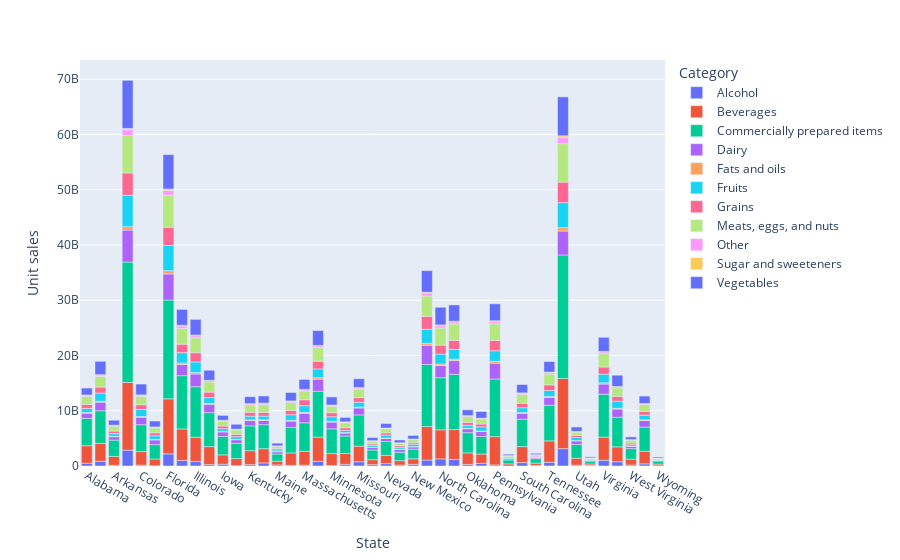

Write notebook code for a chart like this one.
### Code cell
px.bar(sale_data, x='State', y='Unit sales', color='Category')

### Figure 1 — Plotly figure (JSON) as saved in the notebook; plotly's stock layout.template omitted (floating-point values rounded to 4 significant figures)
{"data": [{"alignmentgroup": "True", "hovertemplate": "Category=Alcohol<br>State=%{x}<br>Unit sales=%{y}<extra></extra>", "legendgroup": "Alcohol", "marker": {"color": "#636efa", "pattern": {"shape": ""}}, "name": "Alcohol", "offsetgroup": "Alcohol", "orientation": "v", "showlegend": true, "textposition": "auto", "type": "bar", "x": ["Alabama", "Arizona", "Arkansas", "California", "Colorado", "Connecticut", "Florida", "Georgia", "Illinois", "Indiana", "Iowa", "Kansas", "Kentucky", "Louisiana", "Maine", "Maryland", "Massachusetts", "Michigan", "Minnesota", "Mississippi", "Missouri", "Nebraska", "Nevada", "New Hampshire", "New Mexico", "New York", "North Carolina", "Ohio", "Oklahoma", "Oregon", "Pennsylvania", "Rhode Island", "South Carolina", "South Dakota", "Tennessee", "Texas", "Utah", "Vermont", "Virginia", "Washington", "West Virginia", "Wisconsin", "Wyoming"], "xaxis": "x", "y": [490844183, 847932521, 131401299, 2872267229, 169116913, 34807843, 2198949680, 1007969889, 812125629, 261555749, 319182650, 62256095, 255827356, 555215630, 193853357, 106124842, 160330826, 838306425, 78054157, 310687503, 764007671, 245654011, 434748068, 181612348, 299183769, 1075554787, 1286368988, 1181288740, 287606890, 467440340, 195521797, 1038249, 619300016, 105525075, 684298675, 3144713874, 153630722, 97687129, 1048078985, 776616782, 181158522, 392700080, 28965128], "yaxis": "y"}, {"alignmentgroup": "True", "hovertemplate": "Category=Beverages<br>State=%{x}<br>Unit sales=%{y}<extra></extra>", "legendgroup": "Beverages", "marker": {"color": "#EF553B", "pattern": {"shape": ""}}, "name": "Beverages", "offsetgroup": "Beverages", "orientation": "v", "showlegend": true, "textposition": "auto", "type": "bar", "x": ["Alabama", "Arizona", "Arkansas", "California", "Colorado", "Connecticut", "Florida", "Georgia", "Illinois", "Indiana", "Iowa", "Kansas", "Kentucky", "Louisiana", "Maine", "Maryland", "Massachusetts", "Michigan", "Minnesota", "Mississippi", "Missouri", "Nebraska", "Nevada", "New Hampshire", "New Mexico", "New York", "North Carolina", "Ohio", "Oklahoma", "Oregon", "Pennsylvania", "Rhode Island", "South Carolina", "South Dakota", "Tennessee", "Texas", "Utah", "Vermont", "Virginia", "Washington", "West Virginia", "Wisconsin", "Wyoming"], "xaxis": "x", "y": [3179999442, 3243184992, 1603249163, 12263090727, 2429090229, 1233567035, 9955890970, 5701105049, 4394402287, 3241030897, 1697325416, 1284758371, 2522159410, 2572899370, 684694877, 2257735050, 2487153848, 4397786783, 2166314316, 1956123230, 2829740864, 893658422, 1494839624, 782362956, 1000511620, 6059418219, 5264638162, 5397940126, 2084121408, 1691280739, 5120242154, 375114759, 2895097572, 414510792, 3864735033, 12704310169, 1262123042, 270041356, 4174764547, 2691420282, 1065231073, 2273342192, 317514858], "yaxis": "y"}, {"alignmentgroup": "True", "hovertemplate": "Category=Commercially prepared items<br>State=%{x}<br>Unit sales=%{y}<extra></extra>", "legendgroup": "Commercially prepared items", "marker": {"color": "#00cc96", "pattern": {"shape": ""}}, "name": "Commercially prepared items", "offsetgroup": "Commercially prepared items", "orientation": "v", "showlegend": true, "textposition": "auto", "type": "bar", "x": ["Alabama", "Arizona", "Arkansas", "California", "Colorado", "Connecticut", "Florida", "Georgia", "Illinois", "Indiana", "Iowa", "Kansas", "Kentucky", "Louisiana", "Maine", "Maryland", "Massachusetts", "Michigan", "Minnesota", "Mississippi", "Missouri", "Nebraska", "Nevada", "New Hampshire", "New Mexico", "New York", "North Carolina", "Ohio", "Oklahoma", "Oregon", "Pennsylvania", "Rhode Island", "South Carolina", "South Dakota", "Tennessee", "Texas", "Utah", "Vermont", "Virginia", "Washington", "West Virginia", "Wisconsin", "Wyoming"], "xaxis": "x", "y": [4957565297, 5905029536, 2950278369, 21770429841, 4877220177, 2595947282, 17880231359, 9639203442, 9139232712, 6154627744, 3338712821, 2744750293, 4481682873, 4354685508, 1298452143, 4611521595, 5176226998, 8294147276, 4484014757, 3165662489, 5653178140, 1763451932, 2496012475, 1527843782, 1753784015, 11234107672, 9441329101, 10004311483, 3652005905, 3168007596, 10434485134, 719675651, 4942472830, 804862775, 6435134741, 22340257100, 2464226983, 519026657, 7763938398, 5350608149, 1897705453, 4383077064, 553489582], "yaxis": "y"}, {"alignmentgroup": "True", "hovertemplate": "Category=Dairy<br>State=%{x}<br>Unit sales=%{y}<extra></extra>", "legendgroup": "Dairy", "marker": {"color": "#ab63fa", "pattern": {"shape": ""}}, "name": "Dairy", "offsetgroup": "Dairy", "orientation": "v", "showlegend": true, "textposition": "auto", "type": "bar", "x": ["Alabama", "Arizona", "Arkansas", "California", "Colorado", "Connecticut", "Florida", "Georgia", "Illinois", "Indiana", "Iowa", "Kansas", "Kentucky", "Louisiana", "Maine", "Maryland", "Massachusetts", "Michigan", "Minnesota", "Mississippi", "Missouri", "Nebraska", "Nevada", "New Hampshire", "New Mexico", "New York", "North Carolina", "Ohio", "Oklahoma", "Oregon", "Pennsylvania", "Rhode Island", "South Carolina", "South Dakota", "Tennessee", "Texas", "Utah", "Vermont", "Virginia", "Washington", "West Virginia", "Wisconsin", "Wyoming"], "xaxis": "x", "y": [915865190, 1548569425, 613263911, 5796080414, 1339068142, 849338593, 4722233110, 2011655002, 2306162957, 1495895162, 808369771, 653325100, 962322768, 760442293, 397806606, 1148799376, 1698152025, 2198279106, 1216128001, 528848261, 1253169325, 445210408, 577108890, 501992626, 403997709, 3470963541, 2171669435, 2492026732, 722459710, 908520824, 2864437094, 212517504, 1056246045, 195737719, 1407617768, 4333476085, 661562523, 160662042, 1846857160, 1484974502, 411673007, 1179193062, 142567619], "yaxis": "y"}, {"alignmentgroup": "True", "hovertemplate": "Category=Fats and oils<br>State=%{x}<br>Unit sales=%{y}<extra></extra>", "legendgroup": "Fats and oils", "marker": {"color": "#FFA15A", "pattern": {"shape": ""}}, "name": "Fats and oils", "offsetgroup": "Fats and oils", "orientation": "v", "showlegend": true, "textposition": "auto", "type": "bar", "x": ["Alabama", "Arizona", "Arkansas", "California", "Colorado", "Connecticut", "Florida", "Georgia", "Illinois", "Indiana", "Iowa", "Kansas", "Kentucky", "Louisiana", "Maine", "Maryland", "Massachusetts", "Michigan", "Minnesota", "Mississippi", "Missouri", "Nebraska", "Nevada", "New Hampshire", "New Mexico", "New York", "North Carolina", "Ohio", "Oklahoma", "Oregon", "Pennsylvania", "Rhode Island", "South Carolina", "South Dakota", "Tennessee", "Texas", "Utah", "Vermont", "Virginia", "Washington", "West Virginia", "Wisconsin", "Wyoming"], "xaxis": "x", "y": [132557042, 168748775, 86357130, 607392474, 141004457, 89548318, 579990172, 287068609, 264876543, 165516499, 87568288, 74495655, 116535464, 128310582, 48000381, 137108330, 184223178, 250838934, 130206361, 93386445, 147868876, 48451396, 64092066, 57516717, 49842766, 385697568, 284406601, 268555751, 91123054, 86506260, 321212129, 23225284, 148988708, 23519215, 180987328, 607489675, 65966911, 17504441, 220402835, 139851868, 49697644, 125481984, 16024258], "yaxis": "y"}, {"alignmentgroup": "True", "hovertemplate": "Category=Fruits<br>State=%{x}<br>Unit sales=%{y}<extra></extra>", "legendgroup": "Fruits", "marker": {"color": "#19d3f3", "pattern": {"shape": ""}}, "name": "Fruits", "offsetgroup": "Fruits", "orientation": "v", "showlegend": true, "textposition": "auto", "type": "bar", "x": ["Alabama", "Arizona", "Arkansas", "California", "Colorado", "Connecticut", "Florida", "Georgia", "Illinois", "Indiana", "Iowa", "Kansas", "Kentucky", "Louisiana", "Maine", "Maryland", "Massachusetts", "Michigan", "Minnesota", "Mississippi", "Missouri", "Nebraska", "Nevada", "New Hampshire", "New Mexico", "New York", "North Carolina", "Ohio", "Oklahoma", "Oregon", "Pennsylvania", "Rhode Island", "South Carolina", "South Dakota", "Tennessee", "Texas", "Utah", "Vermont", "Virginia", "Washington", "West Virginia", "Wisconsin", "Wyoming"], "xaxis": "x", "y": [743257318, 1491638772, 473364319, 5700436791, 1280963229, 660743602, 4598222084, 1868358069, 1911170354, 1062626916, 497859019, 488230898, 674716759, 656544120, 277611083, 1010480166, 1204762015, 1593578834, 845644073, 411776565, 881609620, 324281168, 544451116, 301003362, 388913818, 2529287748, 1809779437, 1780519649, 536473112, 768388489, 1917664626, 159701161, 884937368, 135590064, 1090112876, 4527886404, 538417647, 109416692, 1564834616, 1272706881, 250701039, 845295695, 108951166], "yaxis": "y"}, {"alignmentgroup": "True", "hovertemplate": "Category=Grains<br>State=%{x}<br>Unit sales=%{y}<extra></extra>", "legendgroup": "Grains", "marker": {"color": "#FF6692", "pattern": {"shape": ""}}, "name": "Grains", "offsetgroup": "Grains", "orientation": "v", "showlegend": true, "textposition": "auto", "type": "bar", "x": ["Alabama", "Arizona", "Arkansas", "California", "Colorado", "Connecticut", "Florida", "Georgia", "Illinois", "Indiana", "Iowa", "Kansas", "Kentucky", "Louisiana", "Maine", "Maryland", "Massachusetts", "Michigan", "Minnesota", "Mississippi", "Missouri", "Nebraska", "Nevada", "New Hampshire", "New Mexico", "New York", "North Carolina", "Ohio", "Oklahoma", "Oregon", "Pennsylvania", "Rhode Island", "South Carolina", "South Dakota", "Tennessee", "Texas", "Utah", "Vermont", "Virginia", "Washington", "West Virginia", "Wisconsin", "Wyoming"], "xaxis": "x", "y": [731454469, 1078210110, 463231773, 4025551978, 850804949, 554292202, 3276988015, 1529192286, 1683587883, 992295039, 484129157, 437580405, 708769192, 680689202, 249805555, 798217007, 1079249574, 1387209811, 733332721, 463686372, 834809725, 277568420, 398869361, 306580879, 287624634, 2338051295, 1617526491, 1616650759, 530402959, 511149529, 1879426704, 140030921, 805716656, 125331033, 1011351351, 3711811103, 386598556, 95764642, 1294035754, 888768774, 302365921, 693154158, 85854051], "yaxis": "y"}, {"alignmentgroup": "True", "hovertemplate": "Category=Meats, eggs, and nuts<br>State=%{x}<br>Unit sales=%{y}<extra></extra>", "legendgroup": "Meats, eggs, and nuts", "marker": {"color": "#B6E880", "pattern": {"shape": ""}}, "name": "Meats, eggs, and nuts", "offsetgroup": "Meats, eggs, and nuts", "orientation": "v", "showlegend": true, "textposition": "auto", "type": "bar", "x": ["Alabama", "Arizona", "Arkansas", "California", "Colorado", "Connecticut", "Florida", "Georgia", "Illinois", "Indiana", "Iowa", "Kansas", "Kentucky", "Louisiana", "Maine", "Maryland", "Massachusetts", "Michigan", "Minnesota", "Mississippi", "Missouri", "Nebraska", "Nevada", "New Hampshire", "New Mexico", "New York", "North Carolina", "Ohio", "Oklahoma", "Oregon", "Pennsylvania", "Rhode Island", "South Carolina", "South Dakota", "Tennessee", "Texas", "Utah", "Vermont", "Virginia", "Washington", "West Virginia", "Wisconsin", "Wyoming"], "xaxis": "x", "y": [1427869155, 1919979555, 888147632, 6767304977, 1517275819, 903030851, 5822397447, 2862854643, 2688775294, 1830626676, 900215750, 787081493, 1341711539, 1388685018, 430097204, 1436391953, 1582179195, 2454353360, 1159063149, 888820053, 1560669549, 497637105, 731846531, 469678740, 585890668, 3682052742, 3105324493, 2967314190, 1023763283, 902282492, 3007289892, 215465697, 1594255671, 212387686, 1960009244, 6973870544, 602508170, 166039067, 2399939688, 1514955402, 533434716, 1222709990, 165951065], "yaxis": "y"}, {"alignmentgroup": "True", "hovertemplate": "Category=Other<br>State=%{x}<br>Unit sales=%{y}<extra></extra>", "legendgroup": "Other", "marker": {"color": "#FF97FF", "pattern": {"shape": ""}}, "name": "Other", "offsetgroup": "Other", "orientation": "v", "showlegend": true, "textposition": "auto", "type": "bar", "x": ["Alabama", "Arizona", "Arkansas", "California", "Colorado", "Connecticut", "Florida", "Georgia", "Illinois", "Indiana", "Iowa", "Kansas", "Kentucky", "Louisiana", "Maine", "Maryland", "Massachusetts", "Michigan", "Minnesota", "Mississippi", "Missouri", "Nebraska", "Nevada", "New Hampshire", "New Mexico", "New York", "North Carolina", "Ohio", "Oklahoma", "Oregon", "Pennsylvania", "Rhode Island", "South Carolina", "South Dakota", "Tennessee", "Texas", "Utah", "Vermont", "Virginia", "Washington", "West Virginia", "Wisconsin", "Wyoming"], "xaxis": "x", "y": [195971829, 262660468, 125533004, 1043356114, 210132257, 113119434, 855252507, 428209385, 374924161, 232892849, 106520955, 102162406, 172977964, 217531178, 46828652, 208525312, 219413717, 322287661, 170533717, 125260381, 211055515, 66635837, 105010422, 57303968, 79934596, 520933674, 413588153, 378137591, 145202791, 123189655, 410078542, 27748383, 214171233, 27730016, 267858419, 1156734561, 99598385, 17376645, 318627730, 216766443, 66704132, 156644616, 20773310], "yaxis": "y"}, {"alignmentgroup": "True", "hovertemplate": "Category=Sugar and sweeteners<br>State=%{x}<br>Unit sales=%{y}<extra></extra>", "legendgroup": "Sugar and sweeteners", "marker": {"color": "#FECB52", "pattern": {"shape": ""}}, "name": "Sugar and sweeteners", "offsetgroup": "Sugar and sweeteners", "orientation": "v", "showlegend": true, "textposition": "auto", "type": "bar", "x": ["Alabama", "Arizona", "Arkansas", "California", "Colorado", "Connecticut", "Florida", "Georgia", "Illinois", "Indiana", "Iowa", "Kansas", "Kentucky", "Louisiana", "Maine", "Maryland", "Massachusetts", "Michigan", "Minnesota", "Mississippi", "Missouri", "Nebraska", "Nevada", "New Hampshire", "New Mexico", "New York", "North Carolina", "Ohio", "Oklahoma", "Oregon", "Pennsylvania", "Rhode Island", "South Carolina", "South Dakota", "Tennessee", "Texas", "Utah", "Vermont", "Virginia", "Washington", "West Virginia", "Wisconsin", "Wyoming"], "xaxis": "x", "y": [67046684, 60543745, 42447283, 239757131, 55737177, 34074287, 243663836, 135448168, 103114206, 71012087, 33514071, 31109311, 56771703, 62091897, 17040967, 60940525, 69374819, 86273766, 47639879, 46483654, 68867921, 18619469, 24059737, 19988360, 21270639, 150941878, 132939534, 108429232, 45263849, 32194561, 129632946, 8571419, 70050883, 8847914, 85836406, 259017831, 27483321, 6165058, 97348800, 54978050, 22219124, 43917247, 5889917], "yaxis": "y"}, {"alignmentgroup": "True", "hovertemplate": "Category=Vegetables<br>State=%{x}<br>Unit sales=%{y}<extra></extra>", "legendgroup": "Vegetables", "marker": {"color": "#636efa", "pattern": {"shape": ""}}, "name": "Vegetables", "offsetgroup": "Vegetables", "orientation": "v", "showlegend": true, "textposition": "auto", "type": "bar", "x": ["Alabama", "Arizona", "Arkansas", "California", "Colorado", "Connecticut", "Florida", "Georgia", "Illinois", "Indiana", "Iowa", "Kansas", "Kentucky", "Louisiana", "Maine", "Maryland", "Massachusetts", "Michigan", "Minnesota", "Mississippi", "Missouri", "Nebraska", "Nevada", "New Hampshire", "New Mexico", "New York", "North Carolina", "Ohio", "Oklahoma", "Oregon", "Pennsylvania", "Rhode Island", "South Carolina", "South Dakota", "Tennessee", "Texas", "Utah", "Vermont", "Virginia", "Washington", "West Virginia", "Wisconsin", "Wyoming"], "xaxis": "x", "y": [1263026546, 2414628063, 908453385, 8711771109, 1962011470, 1067294771, 6217691518, 2862772724, 2851914443, 1819490463, 886032381, 890946779, 1253843516, 1296917676, 487597578, 1519162970, 1795087826, 2685729708, 1470290970, 803273119, 1587019026, 567838793, 811989423, 500094187, 660587709, 3901553692, 3198434867, 2954373944, 1047554978, 1201752818, 3077858485, 246640322, 1512273661, 241913583, 1920824588, 7036799216, 804020040, 189917442, 2562643286, 2037557002, 493174878, 1344568986, 185670613], "yaxis": "y"}], "layout": {"barmode": "relative", "legend": {"title": {"text": "Category"}, "tracegroupgap": 0}, "margin": {"t": 60}, "xaxis": {"anchor": "y", "domain": [0, 1], "title": {"text": "State"}}, "yaxis": {"anchor": "x", "domain": [0, 1], "title": {"text": "Unit sales"}}}}
